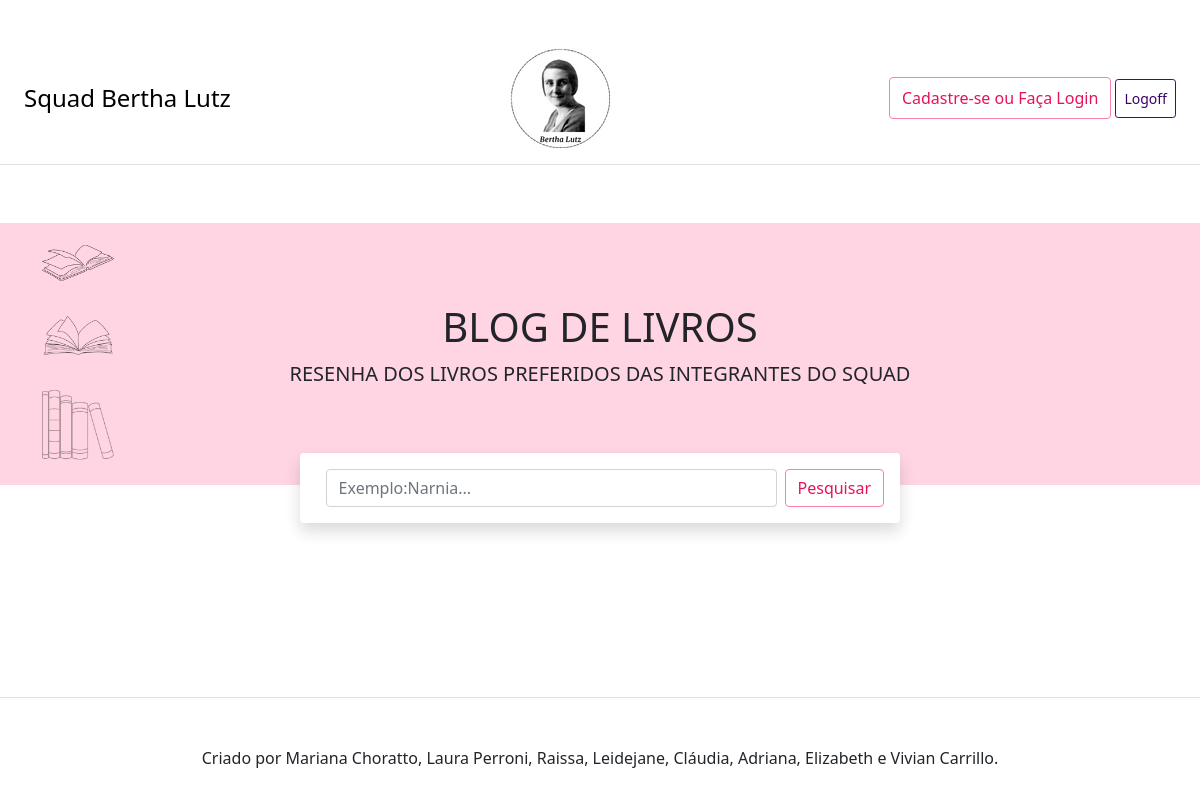
The app's page /, older data.
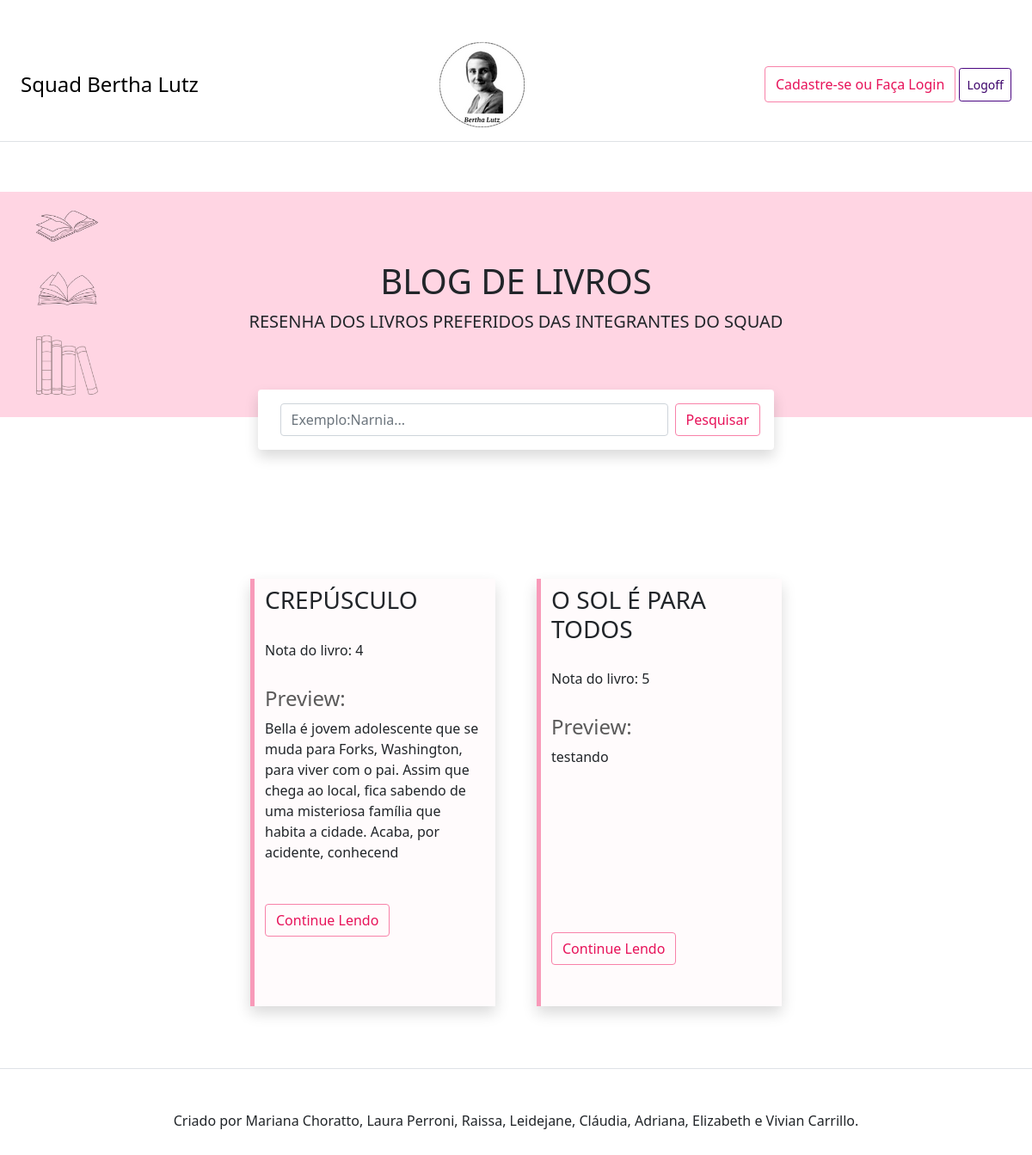
The same page, newer data.
### blog/models.py (models this page shows, shortened)
class Post(models.Model):
    nota_livro = (
        (1, '1'),
        (2, '2'),
        (3, '3'),
        (4, '4'),
        (5, '5')
    )
    titulo= models.CharField(blank=False, max_length=100, null=False )
    autor= models.CharField(blank=False, max_length=70, null=False )
    categoria = models.CharField(max_length=100, blank=True, null=True)
    date= models.DateTimeField(auto_now_add=True)
    preview= models.TextField(blank=False, max_length=200, null=False)
    nota = models.IntegerField(blank=True, choices=nota_livro)
    content = models.TextField(blank=False, null=False)
    imagem = models.ImageField(upload_to="imagem/", blank=True, null=True)
    class Meta:
        ordering = ["-date"]

### blog/views.py (the view)
# urls.py: path("", index_html, name='index'),
def index_html(request):
    posts = Post.objects.all()  # o valor de posts é uma lista de objetos
    return render(
        request, "preview_livros.html", {"posts1": posts}
    )  # você pega o valor da chave no HTML

### blog/templates/preview_livros.html
{% extends "index.html" %}
{% load static %}
{% load bootstrap5 %}
{% block principal %}
<div class="container ">
  <div class="div-dos-posts row justify-content-md-center" id="postPreview">
    {% for item in posts1 %}
        <div class="shadow  m-4 col-12 col-sm-12 col-md-6 col-lg-3" id="postPreview_Row">
          <div class="mt-2 h-100">
            <h3 class="titulo fs-3 text-uppercase">{{item.titulo}}</h1><br>
            <h3 class="nota fs-6">Nota do livro: {{item.nota}}</h2><br>
            <h4 class="preview fs-4" style="color:#5b5a5a">Preview:</h3>
            <p>{{item.preview}}</p>
            <div class="" id="botaoContinueLendo"><a href="{% url 'resenha' id=item.id %}"><button class="btn btn-outline-primary">Continue Lendo</button></a></div> <br><br>
          </div>
        </div>
    {% endfor %}
  </div>
</div>
{% endblock %}

### blog/templates/index.html (shortened to what this page needs)
{% load static %}
<!doctype html>
<html lang="pt-br" data-bs-theme="auto">
<head><script src="../assets/js/color-modes.js"></script>
    <link href="https://cdn.jsdelivr.net/npm/bootstrap@5.0.2/dist/css/bootstrap.min.css" rel="stylesheet">
    <link rel="stylesheet" type="text/css" href="{% static 'css\style.css' %}"/>
</head>
<body>
<div class=" mx-auto py-md-5 ">
    <header class="d-flex align-items-center pb-3 px-4 border-bottom justify-content-between" id="headerSquadBertha">
            <a href="/" class="d-flex align-items-center text-body-emphasis text-decoration-none" id="aHeaderSquad">
                <span class="fs-4 d-none d-sm-block">Squad Bertha Lutz</span>
            </a>
            <div class="col-8 col-xs-8 col-sm-8 col-md-10 col-lg-6 d-none d-sm-none d-md-block">
                <img src="{% static 'img\logo2.png' %}" class="rounded mx-auto d-block" alt="...">
            </div>
            <div>
                {% if user.is_authenticated %}
                <p>Olá, {{ user.username }}!</p>
                <a href="{% url 'editar_livros' %}" class="btn btn-outline-primary py-2">Editar livros</a>
                {% else %}
                <a href="{% url 'cadastro' %}" class="btn btn-outline-primary py-2">Cadastre-se ou Faça Login</a>
                {% endif %}
                <a href="{% url 'logoff' %}" class="btn btn-outline-danger btn-sm py-2">Logoff</a>
            </div>
        </div>
<main>
    <div class="container-fluid" id="conteinerTitulo">
        <h1 class="text-body-emphasis text-center text-uppercase">Blog de Livros</h1>
        <p class="fs-5 text-center text-uppercase">Resenha dos livros preferidos das integrantes do squad</p>
        <div class="row-fluid">
            <div class="rounded float-start d-none d-sm-none d-md-block">
                <img src="{% static 'img\livro_fundoRosa.png' %}" id="img1">
                <img src="{% static 'img\livroAberto_fundoR.png' %}" id="img2">
                <img src="{% static 'img\livroAberto_lado_Rosa.png'%}" id="img3">
            </div>
        </div>
    </div>
    <nav class="navbar bg-body-tertiary mb-5" id="navPesquisa">
        <div class=" container-fluid d-flex justify-content-center">
            <form class="d-flex shadow p-3 mb-5 bg-body-tertiary rounded col-8 col-sm-12 col-md-10 col-lg-6" action="{% url 'pesquisa' %}" method="GET" id="search-form">
                    <input class="form-control me-2" type="search" name="pesquisa" placeholder="Exemplo:Narnia..." aria-label="Search" id="inputPesquisa">
                    <button class="btn btn-outline-primary" type="submit" id="search-btn">Pesquisar</button>
            </form>
        </div>
    </nav>
    {% block principal %}
    {% endblock %}
</main>
<footer class="container-fluid d-flex justify-content-center pt-5 my-5 text-body-secondary border-top">
    Criado por Mariana Choratto, Laura Perroni, Raissa, Leidejane, Cláudia, Adriana, Elizabeth e Vivian Carrillo.
</footer>
</body>
</html>

### static/css/style.css (style rules this page uses)
.me-2 { margin-left: .6rem ; }
#conteinerTitulo { background-color: #ffd5e3; padding-bottom: 80px; padding-top: 80px; margin-top: 10px; }
#img1 { width: 6%; max-width: 80px; margin-left: 30px; margin-top: -17px; position: absolute; opacity: 50%; flex: auto; }
#img2 { width: 6%; max-width: 80px; margin-left: 30px; margin-top: -104px; position: absolute; opacity: 70%; }
#img3 { width: 6%; max-width: 80px; margin-left: 30px; margin-top: -174px; position: absolute; opacity: 80%; }
#postPreview { padding-top: 100px; }
#postPreview_Row { border-left: 5px solid #f89ab9; background-color: #ffd5e31c; min-height: 450px; }
#postPreview_Row div p { min-height: 200px; }
#search-form { background-color: white; margin-top: 37px; position: absolute; z-index: 9999; }
#aHeaderSquad { color: black; }
.btn-outline-primary { color: #e71259; border-color: #f882a9; }
.btn-outline-danger { color: #3b016a; border-color: #4a0681; }

Row changes from the older to the newer data that the page shows:
added Post: titulo "CREPÚSCULO", nota "4", preview "Bella é jovem adolescente que se muda para Forks, Washington, para viver com o pai. Assim que chega ao local, fica sabendo de uma misteriosa família que habita a cidade. Acaba, por acidente, conhecend"
added Post: titulo "O SOL É PARA TODOS", nota "5", preview "testando"
